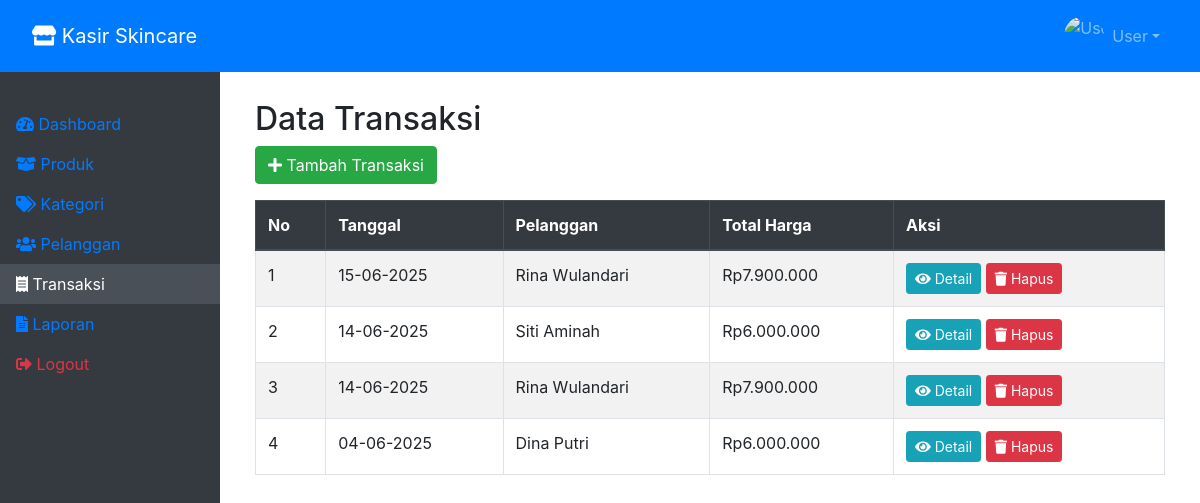
Page /transaksi.php on the committed database.
### tables this page shows
CREATE TABLE `transaksi` (
  `id_transaksi` int(11) NOT NULL,
  `tanggal` date NOT NULL,
  `id_user` int(11) NOT NULL,
  `id_pelanggan` int(11) DEFAULT NULL,
  `total_harga` decimal(10,2) NOT NULL
);

CREATE TABLE `pelanggan` (
  `id_pelanggan` int(11) NOT NULL,
  `nama` varchar(100) NOT NULL,
  `no_hp` varchar(15) DEFAULT NULL,
  `alamat` text NOT NULL
);

### transaksi.php (the view, shortened to what this page needs)
<?php
include 'partials/header.php';
?>
<div class="container mt-4">
    <h2>Data Transaksi</h2>
    <a href="tambah_transaksi.php" class="btn btn-success mb-3">
        <i class="fas fa-plus"></i> Tambah Transaksi
    </a>
    <table class="table table-bordered table-hover table-striped">
        <thead class="thead-dark">
            <tr>
                <th>No</th>
                <th>Tanggal</th>
                <th>Pelanggan</th>
                <th>Total Harga</th>
                <th>Aksi</th>
            </tr>
        </thead>
        <tbody>
            <?php
            $no = 1;
            $query = mysqli_query($conn, "SELECT t.*, p.nama FROM transaksi t LEFT JOIN pelanggan p ON t.id_pelanggan = p.id_pelanggan ORDER BY t.tanggal DESC");
            while ($data = mysqli_fetch_array($query)) {
            ?>
                <tr>
                    <td><?= $no++ ?></td>
                    <td><?= date('d-m-Y', strtotime($data['tanggal'])) ?></td>
                    <td><?= $data['nama'] ?></td>
                    <td>Rp<?= number_format($data['total_harga'], 0, ',', '.') ?></td>
                    <td>
                        <a href="detail_transaksi.php?id=<?= $data['id_transaksi'] ?>" class="btn btn-info btn-sm">
                            <i class="fas fa-eye"></i> Detail
                        </a>
                        <a href="hapus_transaksi.php?id=<?= $data['id_transaksi'] ?>" class="btn btn-danger btn-sm" onclick="return confirm('Yakin ingin hapus transaksi ini?')">
                            <i class="fas fa-trash"></i> Hapus
                        </a>
                    </td>
                </tr>
            <?php } ?>
        </tbody>
    </table>
</div>

### partials/header.php (style rules this page uses)
body { padding-top: 56px; }

### rows in the picture
transaksi: tanggal "15-06-2025", id_pelanggan.nama "Rina Wulandari", total_harga "7.900.000"
transaksi: tanggal "14-06-2025", id_pelanggan.nama "Siti Aminah", total_harga "6.000.000"
transaksi: tanggal "14-06-2025", id_pelanggan.nama "Rina Wulandari", total_harga "7.900.000"
transaksi: tanggal "04-06-2025", id_pelanggan.nama "Dina Putri", total_harga "6.000.000"

### other values in the picture
$user "User"
